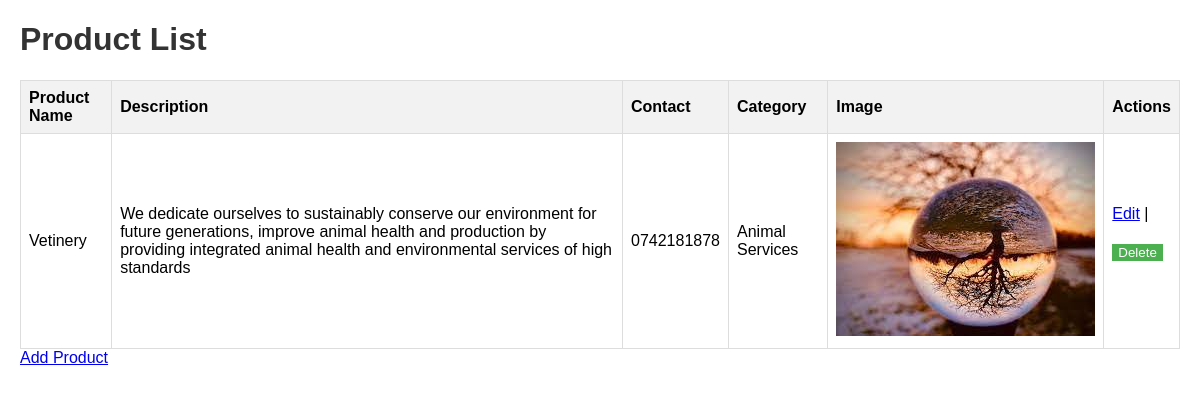
Page /fetch/products/1 on the committed database.
### e_service/models/data.py (models this page shows, shortened)
class Product(db.Model):
    __tablename__ = 'product'
    pro_id = db.Column(db.Integer, primary_key=True)
    pro_name = db.Column(db.String(100), nullable=False)
    pro_dec = db.Column(db.String(300), nullable=False)
    pro_cont = db.Column(db.String(10), nullable=False)
    category_id = db.Column(db.Integer, db.ForeignKey('category.cat_id'), nullable=False)
    category = db.relationship('Category', backref=db.backref('product', lazy=True))
    filename = db.Column(db.String(255))

class Category(UserMixin, db.Model):
    __tablename__ = 'category'
    cat_id = db.Column(db.Integer, primary_key=True)
    category_name = db.Column(db.String(100), nullable=False)

### e_service/views/registration.py (the view)
@app.route('/fetch/products/<int:trader_id>')
def fetch_products(trader_id):
    trader = Trader.query.get_or_404(trader_id)
    products = trader.services.all()  # Assuming 'products' is the relationship name
    return render_template('product_list.html', products=products, trader=trader)

### e_service/views/login.py (called while the page is built)
@app.before_request
def before_request():
    if current_user.is_authenticated:
        current_user.last_seen = datetime.utcnow()
        db.session.commit()

### e_service/templates/product_list.html (shortened to what this page needs)
<!DOCTYPE html>
<html lang="en">
<head>
    <link rel="stylesheet" href="{{ url_for('static', filename='css/styles.css') }}">
</head>
<body>
    <h1>Product List</h1>
    <table>
        <thead>
            <tr>
                <th>Product Name</th>
                <th>Description</th>
                <th>Contact</th>
                <th>Category</th>
                <th>Image</th>
                <th>Actions</th>
            </tr>
        </thead>
        <tbody>
            {% for product in products %}
                <tr>
                    <td>{{ product.pro_name }}</td>
                    <td>{{ product.pro_dec }}</td>
                    <td>{{ product.pro_cont }}</td>
                    <td>{{ product.category.category_name }}</td>
                    <td><img src="{{ url_for('static', filename='uploads/' + product.filename) }}" alt="{{ product.pro_name }}"></td>
                    <td>
                        <a href="{{ url_for('edit_product', product_id=product.pro_id) }}">Edit</a>
                        |
                        <form method="post" action="{{ url_for('delete_product', product_id=product.pro_id) }}">
                            <button type="submit">Delete</button>
                        </form>
                    </td>
                </tr>
            {% endfor %}
        </tbody>
    </table>
    <a href="{{ url_for('register_product') }}">Add Product</a>
</body>
</html>

### e_service/static/css/styles.css (style rules this page uses)
body { font-family: 'Arial', sans-serif; margin: 20px; }
h1 { color: #333; }
table { width: 100%; border-collapse: collapse; margin-top: 20px; }
th, td { border: 1px solid #ddd; padding: 8px; text-align: left; }
th { background-color: #f2f2f2; }
form { margin-top: 20px; }
input, textarea, select, button { margin-bottom: 15px; }
button { background-color: #4CAF50; color: white; border: none; }

### rows in the picture
Product: pro_name "Vetinery", pro_dec "We dedicate ourselves to sustainably conserve our environment for future generations, improve animal health and production by providing integrated animal health and environmental services of high standards", pro_cont "0742181878", category.category_name "Animal Services", filename (picture)
